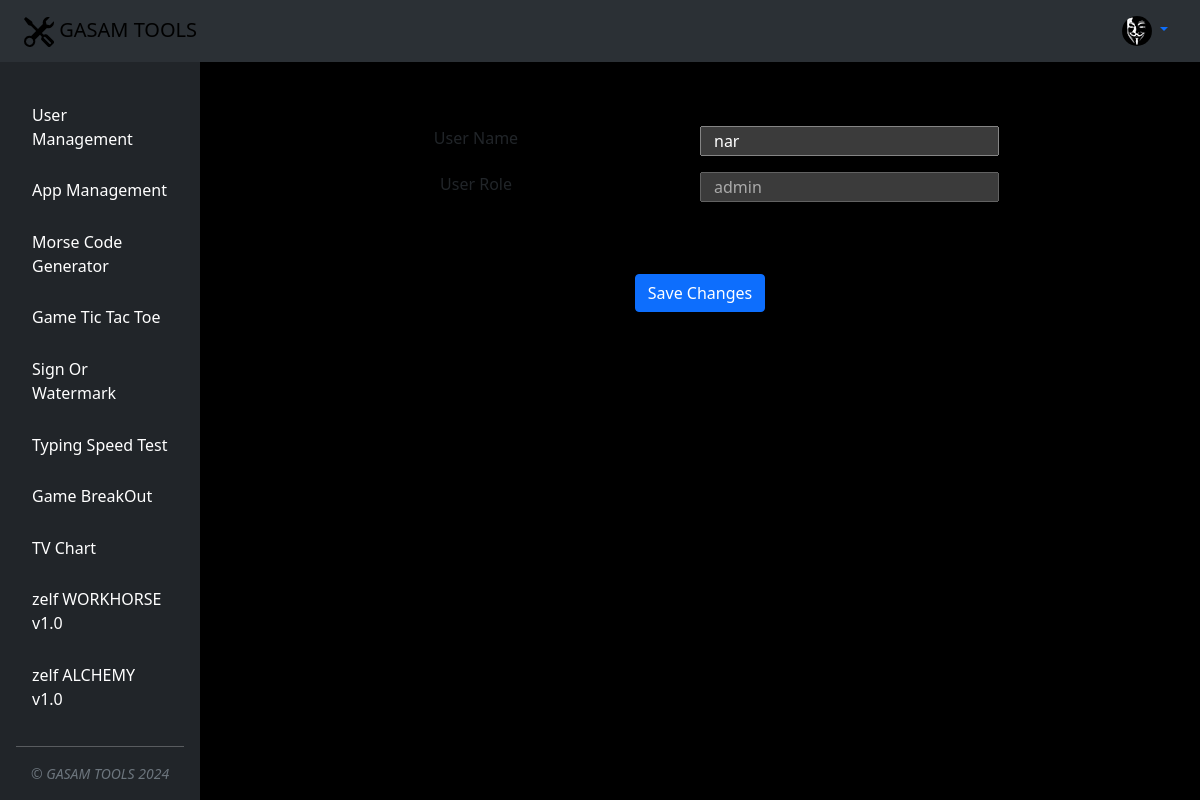
Screenshot of /profile (signed in) with the database file from the repository.
### main.py (models this page shows)
class GasamApp(db.Model):
    __tablename__ = "gasam_apps"
    id = db.Column(db.Integer, primary_key=True)
    title = db.Column(db.String(250), unique=True, nullable=False)
    subtitle = db.Column(db.String(250))
    app_url = db.Column(db.String(250), unique=True)
    users = relationship("User", secondary=user_app_association, back_populates="apps")

class User(UserMixin, db.Model):
    __tablename__ = "users"
    id = db.Column(db.Integer, primary_key=True)
    email = db.Column(db.String(100), unique=True)
    password = db.Column(db.String(100), nullable=False)
    name = db.Column(db.String(1000), nullable=False)
    role = db.Column(db.String(1000), nullable=True)
    approved = db.Column(db.Boolean, nullable=False)
    apps = relationship("GasamApp", secondary=user_app_association, back_populates="users")

### main.py (the view)
@app.route('/profile', methods=["GET", "POST", "PUT"])
@login_required
def profile():
    if request.method == 'PUT':
        json_data = request.get_json()
        if check_password_hash(current_user.password, json_data['user_password']):
            json_data['correct_password'] = True
            current_user.name = json_data['user_name']
            db.session.commit()  # Commit the changes to the database
        else:
            json_data['correct_password'] = False
        return jsonify(json_data)
    else:
        return render_template("profile.html",
                               user_approved=current_user.approved,
                               user_apps=current_user.apps,
                               user_name=current_user.name,
                               user_role=current_user.role
                               )

### main.py (called while the page is built)
@login_manager.user_loader
def load_user(user_id):
    return db.session.get(User, int(user_id))

### templates/profile.html (shortened to what this page needs)
{% include "header.html" %}
{% if user_approved: %}
  {% extends "base.html" %}
    {% block content %}
    <div class="container mt-5">
        <div class="container">
            <div class="row">
                <label class="col-6 mt-3 text-center" for="gasamProfileUserName">User Name</label>
                <input class='col-4 mt-3 gasam profile userName' id='gasamProfileUserName' type="text" value="{{ user_name }}" />
            </div>
            <div class="row">
                <label class="col-6 mt-3 text-center" for="gasamProfileUserRole">User Role</label>
                <input class='col-4 mt-3 gasam profile userRole' id='gasamProfileUserRole' type="text" value="{{ user_role }}" disabled/>
            </div>
            <br>
            <div class="d-flex justify-content-center">
                <button type="button" class="btn btn-primary mt-5" data-bs-toggle="modal" data-bs-target="#exampleModal">
                    Save Changes
                </button>
            </div>
        </div>
    </div>
    {% endblock %}
{% else: %}
    <div class="container">
      <p class="text-center">Your account is pending approval. You will receive email with confirmation.</p>
    </div>
{% endif %}

### templates/header.html (shortened to what this page needs)
<!DOCTYPE html>
<html lang="en" data-bs-theme="dark">
    <head>
      <link rel="stylesheet" href="https://cdnjs.cloudflare.com/ajax/libs/font-awesome/6.0.0-beta3/css/all.min.css">
      <link href="https://cdn.jsdelivr.net/npm/bootstrap@5.3.0-alpha2/dist/css/bootstrap.min.css" rel="stylesheet"
>
      <link href="https://stackpath.bootstrapcdn.com/bootstrap/5.1.3/css/bootstrap.min.css" rel="stylesheet">
      <link
          rel="stylesheet"
          href="{{ url_for('static', filename='css/styles.css')}}"
      />
    </head>
    <header class="mb-auto" >
      <nav class="navbar bg-body-tertiary fixed-top navbar-expand-lg">
    <div class="container-fluid">
        {% if not current_user.is_authenticated %}
        <a class="navbar-brand gasam brand" href="{{ url_for('login') }}">
            <img height="30px" src="{{ url_for('static', filename='images/tools.svg')}}"/> GASAM TOOLS
        </a>
        {% else %}
        <a class="navbar-brand gasam brand" href="{{ url_for('home') }}">
            <img height="30px" src="{{ url_for('static', filename='images/tools.svg')}}"/> GASAM TOOLS
        </a>
        {% endif %}
        <div class="collapse navbar-collapse" id="navbarNav">
            <ul class="navbar-nav ms-auto">
                {% if current_user.is_authenticated %}
                <li class="nav-item dropdown">
                    <a class="nav-link dropdown-toggle" href="#" id="navbarDropdown" role="button" data-bs-toggle="dropdown" aria-expanded="false">
                      <img src="{{ url_for('static', filename='images/profile_pic.png')}}" alt="Profile" class="rounded-circle" width="30" height="30">
                    </a>
                </li>
                {% endif %}
            </ul>
        </div>
    </div>
</nav>
    </header>
<body class="d-flex align-items-center py-4 bg-body-tertiary">

### templates/base.html (shortened to what this page needs)
<div class="d-flex gasam main-container">
  <div class="d-flex flex-column flex-shrink-0 p-3 text-bg-dark sidebar" style="width: 200px;">
    <ul class="nav nav-pills flex-column mb-auto gasam sidebar">
      {% for app in user_apps %}
      <li class="nav-item">
        <a href="{{url_for('access_app', app_name=app.app_url) }}"
           class="nav-link text-white {% if app_name and app_name==app.app_url: %} active {% endif %}"
           aria-current="page"
           id="{{ app.app_url }}">
          <p class="gasam app-name" title="{{ app.subtitle }}">{{ app.title }}</p>
        </a>
      </li>
      {% endfor %}
    </ul>
    <div class="small text-center text-muted fst-italic">&copy; GASAM TOOLS <span id="gasam-footer-year"></span></div>
  </div>
  <div class="flex-grow-1 p-3 content d-flex flex-column gasam main-window">
    {% block content %} {% endblock %}
  </div>
</div>

### templates/footer.html (shortened to what this page needs)
  </body>
</html>

### static/css/styles.css (style rules this page uses)
html, body { height: 100%; }
.sidebar { height: 100vh; overflow-y: auto; }
.gasam.sidebar { padding-top: 46px; display: grid; }
.gasam.brand { color: #000; }
.gasam.main-container { width: 100%; overflow-y: hidden; }
.gasam.main-window { background-color: #000; width: calc(100% - 200px); margin-top: 46px; height: calc(100vh - 46px); overflow-y: hidden; }
.gasam.app-name { margin: 0; }

### rows the page displays
GasamApp: title "User Management"
GasamApp: title "App Management"
GasamApp: title "Morse Code Generator"
GasamApp: title "Game Tic Tac Toe"
GasamApp: title "Sign Or Watermark"
GasamApp: title "Typing Speed Test"
GasamApp: title "Game BreakOut"
GasamApp: title "TV Chart"
GasamApp: title "zelf WORKHORSE v1.0"
GasamApp: title "zelf ALCHEMY v1.0"
User: name "nar", role "admin"
